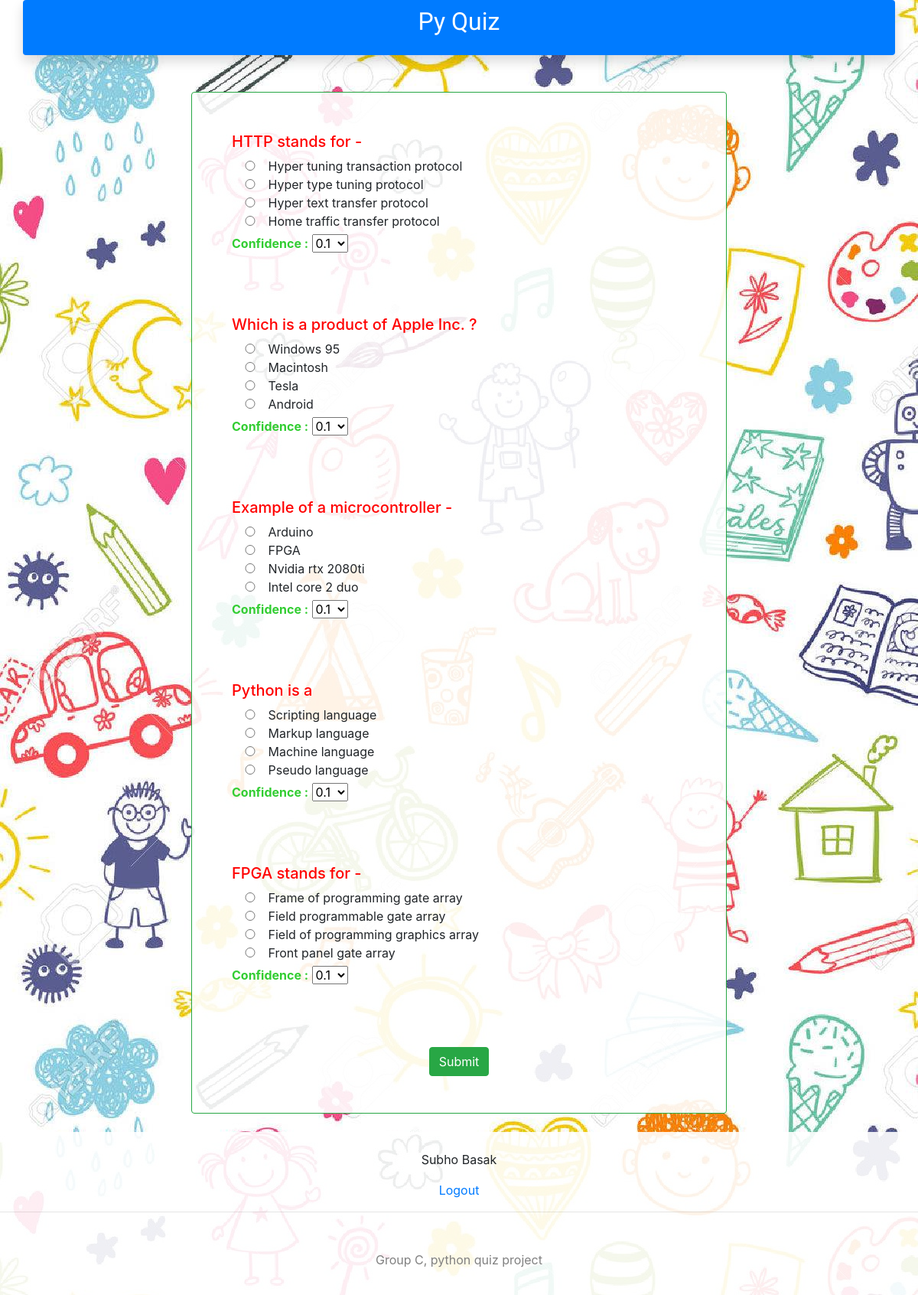
Page /exam/3/ (signed in) on the committed database.
### home/models.py (models this page shows, shortened)
class QuestionSet(models.Model):
    score = models.ForeignKey(Score, on_delete=models.CASCADE, null=True, blank=False)
    exam = models.ForeignKey(Exam, on_delete=models.CASCADE, null=True, blank=False)
    user = models.ForeignKey(User, on_delete=models.CASCADE, null=True, blank=False)
    question = models.ForeignKey(Question, on_delete=models.CASCADE)
    confidence = models.FloatField(verbose_name='Confidence', default=0.0)
    answered = models.CharField(verbose_name='Answered', default='', max_length=1)

class Question(models.Model):
    exam = models.ForeignKey(Exam, on_delete=models.CASCADE, null=True, blank=False)
    image = models.ImageField(verbose_name='Image', upload_to='Question image', null=True, blank=True)
    question = models.TextField(null=False, blank=False)
    optionA = models.CharField(verbose_name='Option A', max_length=200, null=False, blank=False)
    optionB = models.CharField(verbose_name='Option B', max_length=200, null=False, blank=False)
    optionC = models.CharField(verbose_name='Option C', max_length=200, null=False, blank=False)
    optionD = models.CharField(verbose_name='Option D', max_length=200, null=False, blank=False)
    answer = models.CharField(verbose_name='Answer',
                              choices=[('A', 'Option A'), ('B', 'Option B'),
                                       ('C', 'Option C'), ('D', 'Option D')],
                              max_length=1)

### home/views.py (the view, shortened to what this page needs)
# urls.py: path('exam/<int:eid>/', views.quiz_view, name='exam'),
@login_required
def quiz_view(request, eid):
    try:
        exam = Exam.objects.get(id=eid)
    except Exam.DoesNotExist:
        return redirect(reverse('index'))
    question_set = QuestionSet.objects.filter(user=request.user, exam=exam)
    return render(request, 'quiz.html', {'q': question_set})

### templates/quiz.html (shortened to what this page needs)
{% extends 'base.html' %}
{% load static %}
{% block content %}
    <div id="question_container" class="container border border-success rounded
            col-lg-7 col-md-10 col-sm-12 p-5">
        <form method="POST">
            {% for qus in q %}
                <div class="m-1 each_qus">
                    <h5>{{qus.question.question}}</h5>
                    <div class="answer_input">
                        <input type="radio" name="{{qus.question.id}}" required value="A">{{qus.question.optionA}}<br>
                        <input type="radio" name="{{qus.question.id}}" required value="B">{{qus.question.optionB}}<br>
                        <input type="radio" name="{{qus.question.id}}" required value="C">{{qus.question.optionC}}<br>
                        <input type="radio" name="{{qus.question.id}}" required value="D">{{qus.question.optionD}}<br>
                    </div>
                    <label for="conf_id" style="font-weight: bold; color: limegreen; margin-top: 5px;">Confidence : </label>
                    <select name="conf_{{qus.question.id}}" id="conf_id">
                        <option value="0.1">0.1</option>
                    </select>
                </div>
            {% endfor %}
            <div style="width: 100%; text-align: center;">
                <input class="btn btn-success" name='submit' type="submit">
            </div>
        </form>
    </div>
    <br>
{% endblock %}

### templates/base.html (shortened to what this page needs)
{% load static %}
<!doctype html>
<html lang="en">
  <head>
    <link rel="stylesheet" href="https://stackpath.bootstrapcdn.com/bootstrap/4.5.2/css/bootstrap.min.css">
    <link rel="stylesheet" href="{% static 'css/style.css' %}" />
  </head>
  <body style="background: url('{% static 'images/bg_img.jpg' %}')">
    <div class="container bg-primary p-1 shadow rounded">
      <p class="main_header"><a href="{% url 'index' %}" style="text-decoration: none; color: #fff;">Py Quiz</a></p>
    </div>
    <br><br>
    {% block content %}
    {% endblock %}
    <footer style="text-align: center; background: #ffffffe6;">
      <br>
      <p>{{user.first_name}} {{user.last_name}}</p>
      <a href="{% url 'logout' %}">Logout</a>
      <hr>
      <br>
      <p class="main_footer">
        Group C, python quiz project
      </p>
      <br>
    </footer>
  </body>
</html>

### static/css/style.css (style rules this page uses)
.main_header { color: #fff; font-size: 2rem; text-align: center; font-family: "Sansita Swashed", cursive; }
#question_container { background: #ffffffe6; }
.each_qus { margin: 5px; padding-bottom: 70px; }
.each_qus h5 { color: red; }
.answer_input input { width: 8%; border: none; border-bottom: 1px solid gray; outline: none; color: gold; font-size: 1.1rem; font-weight: bold; }
.main_footer { margin: 10px; color: gray; text-align: center; }

### rows in the picture
QuestionSet: question.question "HTTP stands for -", question.optionA "Hyper tuning transaction protocol", question.optionB "Hyper type tuning protocol", question.optionC "Hyper text transfer protocol", question.optionD "Home traffic transfer protocol", question "0.1"
QuestionSet: question.question "Which is a product of Apple Inc. ?", question.optionA "Windows 95", question.optionB "Macintosh", question.optionC "Tesla", question.optionD "Android", question "0.1"
QuestionSet: question.question "Example of a microcontroller -", question.optionA "Arduino", question.optionB "FPGA", question.optionC "Nvidia rtx 2080ti", question.optionD "Intel core 2 duo", question "0.1"
QuestionSet: question.question "Python is a", question.optionA "Scripting language", question.optionB "Markup language", question.optionC "Machine language", question.optionD "Pseudo language", question "0.1"
QuestionSet: question.question "FPGA stands for -", question.optionA "Frame of programming gate array", question.optionB "Field programmable gate array", question.optionC "Field of programming graphics array", question.optionD "Front panel gate array", question "0.1"

### other values in the picture
{{ user.first_name }} "Subho"
{{ user.last_name }} "Basak"
